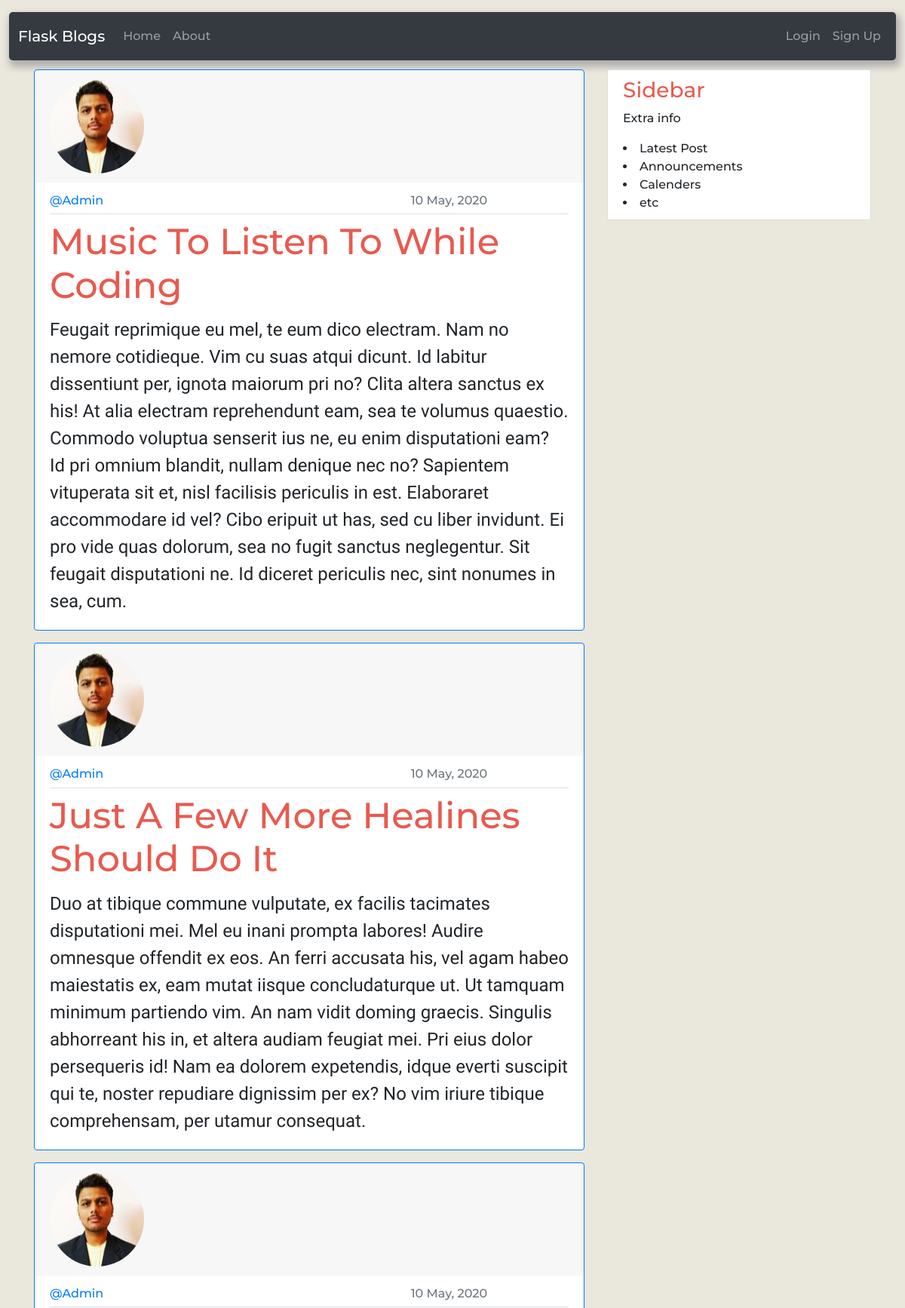
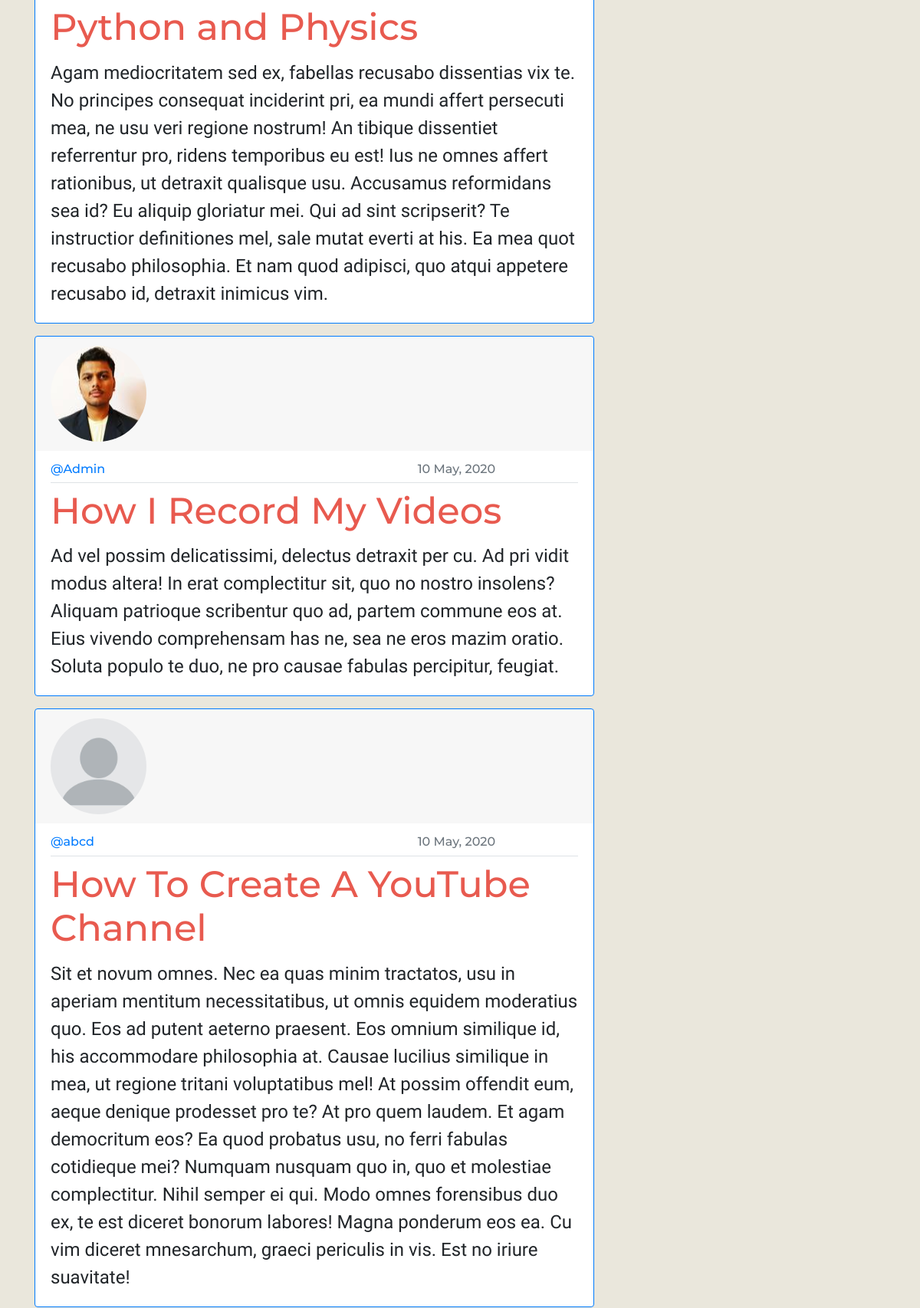
The page /home?page=2 (upper part) on the database its author committed (2 pictures, top to bottom).
### flaskblog/models.py (models this page shows, shortened)
class Post(db.Model):
    id = db.Column(db.Integer, primary_key=True)
    title = db.Column(db.String(100), nullable=False)
    date_posted = db.Column(db.DateTime, nullable=False, default=datetime.utcnow)
    content = db.Column(db.Text, nullable=False)
    user_id = db.Column(db.Integer, db.ForeignKey('user.id'), nullable=False)

class User(db.Model,UserMixin):
    id = db.Column(db.Integer, primary_key=True)
    username = db.Column(db.String(20), unique=True, nullable=False)
    email = db.Column(db.String(120), unique=True, nullable=False)
    image_file = db.Column(db.String(20), nullable=False, default='default.jpg')
    password = db.Column(db.String(60), nullable=False)
    posts = db.relationship('Post', backref='author', lazy=True)

### flaskblog/main/routes.py (the view)
@main.route("/")
@main.route("/home")
def home():
    page = request.args.get('page',1,type = int)
    posts = Post.query.order_by(Post.date_posted.desc()).paginate(page=page,per_page=5)
    return render_template("home.html",posts=posts)

### flaskblog/templates/home.html (shortened to what this page needs)
{% extends "base.html" %}
{% block content %}
{% for post in posts.items %}
<div class="card border-primary profile-info flex-row flex-wrap">
  <div class="card-header border-0 col-12">
      <img src="{{url_for('static',filename='profile_pics/'+post.author.image_file)}}" class="card-img-top rounded-circle account-img" alt="profile pic">
  </div>
  <div class="card-body">
      <h6 class="card-subtitle mb-2 pb-2 text-muted border-bottom">
        <div class="row d-flex justify-content-between">
          <div class="col col-4 d-flex align-items-center">
            <a href="{{url_for('users.user_posts',username = post.author.username)}}">
              @{{post.author.username}}
          </a>
          </div>
          <div class="col col-4 d-flex align-items-center">{{post.date_posted.strftime('%d %B, %Y')}}</div>
        </div>
      </h6>
      <h5 class="card-title"><a class="post-detail-title"href="{{url_for('posts.post',post_id=post.id)}}">{{post.title}}</a></h5>
      <p class="card-text">
        {{post.content}}
      </p>
  </div>
</div>
{% endfor %}
{% endblock content %}

### flaskblog/static/main.css (style rules this page uses)
body { background-color: #EAE7DC; margin-top: 1rem; font-family: 'Montserrat', sans-serif; font-size: medium; font-weight: 500; }
h1,h2,h3,h4,h5,h6 { color: #E85A4F; }
.post-detail-title { color: #E85A4F; font-size: 3rem; }
.card-subtitle { flex-direction: row; justify-content: flex-end; }
.card-text { font-family: 'Indie Flower', cursive; font-size: x-large; }
.profile-info { margin-bottom: 1rem; }
.account-img { height: 125px; width: 125px; }

### rows shown on the page
Post: image_file (picture), author.username "Admin", date_posted "10 May, 2020", title "Music To Listen To While Coding", content "Feugait reprimique eu mel, te eum dico electram. Nam no nemore cotidieque. Vim cu suas atqui dicunt. Id labitur dissentiunt per, ignota maiorum pri no? Clita altera sanctus ex his! At alia electram reprehendunt eam, sea te volumus quaestio. Commodo voluptua senserit ius ne, eu enim disputationi eam? Id pri omnium blandit, nullam denique nec no? Sapientem vituperata sit et, nisl facilisis periculis in est. Elaboraret accommodare id vel? Cibo eripuit ut has, sed cu liber invidunt. Ei pro vide quas dolorum, sea no fugit sanctus neglegentur. Sit feugait disputationi ne. Id diceret periculis nec, sint nonumes in sea, cum."
Post: image_file (picture), author.username "Admin", date_posted "10 May, 2020", title "Just A Few More Healines Should Do It", content "Duo at tibique commune vulputate, ex facilis tacimates disputationi mei. Mel eu inani prompta labores! Audire omnesque offendit ex eos. An ferri accusata his, vel agam habeo maiestatis ex, eam mutat iisque concludaturque ut. Ut tamquam minimum partiendo vim. An nam vidit doming graecis. Singulis abhorreant his in, et altera audiam feugiat mei. Pri eius dolor persequeris id! Nam ea dolorem expetendis, idque everti suscipit qui te, noster repudiare dignissim per ex? No vim iriure tibique comprehensam, per utamur consequat."
Post: image_file (picture), author.username "Admin", date_posted "10 May, 2020", title "Python and Physics", content "Agam mediocritatem sed ex, fabellas recusabo dissentias vix te. No principes consequat inciderint pri, ea mundi affert persecuti mea, ne usu veri regione nostrum! An tibique dissentiet referrentur pro, ridens temporibus eu est! Ius ne omnes affert rationibus, ut detraxit qualisque usu. Accusamus reformidans sea id? Eu aliquip gloriatur mei. Qui ad sint scripserit? Te instructior definitiones mel, sale mutat everti at his. Ea mea quot recusabo philosophia. Et nam quod adipisci, quo atqui appetere recusabo id, detraxit inimicus vim."
Post: image_file (picture), author.username "Admin", date_posted "10 May, 2020", title "How I Record My Videos", content "Ad vel possim delicatissimi, delectus detraxit per cu. Ad pri vidit modus altera! In erat complectitur sit, quo no nostro insolens? Aliquam patrioque scribentur quo ad, partem commune eos at. Eius vivendo comprehensam has ne, sea ne eros mazim oratio. Soluta populo te duo, ne pro causae fabulas percipitur, feugiat."
Post: image_file (placeholder picture), author.username "abcd", date_posted "10 May, 2020", title "How To Create A YouTube Channel", content "Sit et novum omnes. Nec ea quas minim tractatos, usu in aperiam mentitum necessitatibus, ut omnis equidem moderatius quo. Eos ad putent aeterno praesent. Eos omnium similique id, his accommodare philosophia at. Causae lucilius similique in mea, ut regione tritani voluptatibus mel! At possim offendit eum, aeque denique prodesset pro te? At pro quem laudem. Et agam democritum eos? Ea quod probatus usu, no ferri fabulas cotidieque mei? Numquam nusquam quo in, quo et molestiae complectitur. Nihil semper ei qui. Modo omnes forensibus duo ex, te est diceret bonorum labores! Magna ponderum eos ea. Cu vim diceret mnesarchum, graeci periculis in vis. Est no iriure suavitate!"
